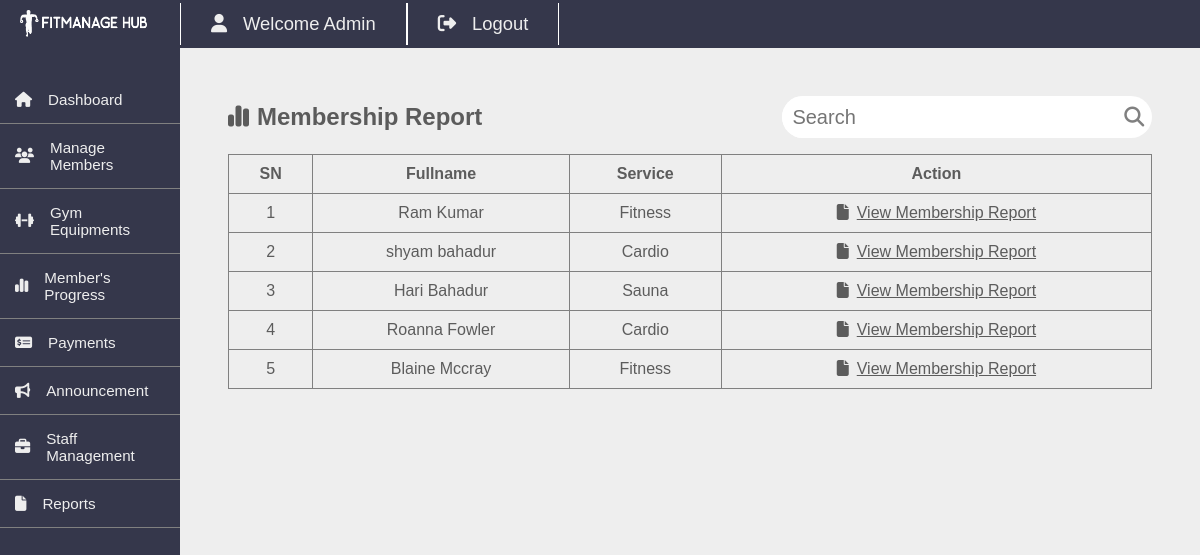
The app's page /admin/membership-report.php (signed in), older data.
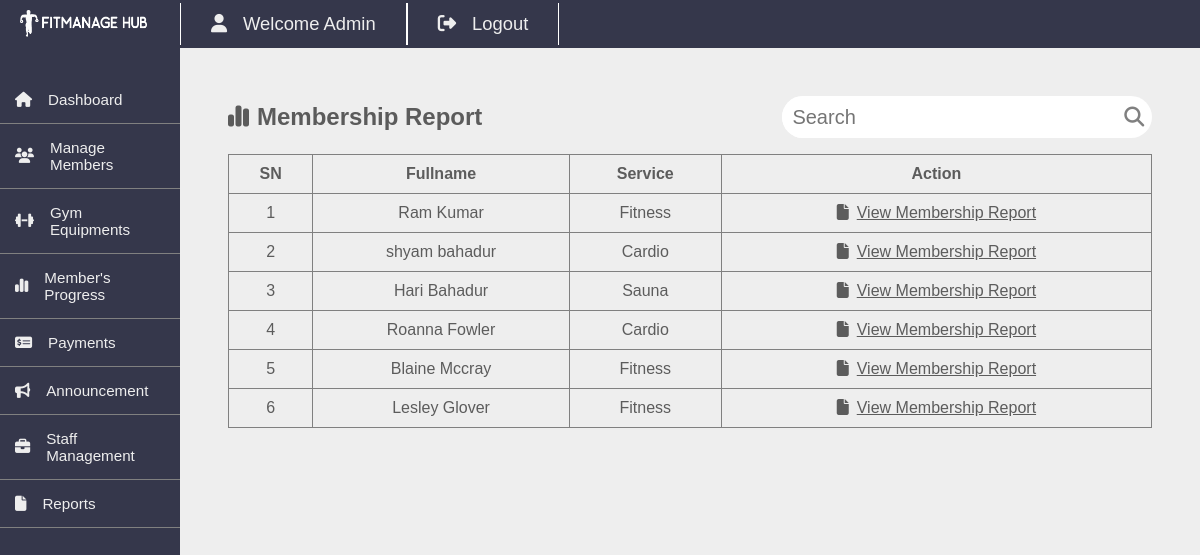
The same page, newer data.
### tables this page shows
CREATE TABLE `members` (
  `id` int(11) NOT NULL,
  `fullname` varchar(20) NOT NULL,
  `username` varchar(20) NOT NULL,
  `password` varchar(100) NOT NULL,
  `gender` varchar(20) NOT NULL,
  `dor` date NOT NULL,
  `services_id` int(11) NOT NULL,
  `plan` varchar(100) NOT NULL,
  `address` varchar(20) NOT NULL,
  `contact` varchar(10) NOT NULL,
  `status` varchar(20) NOT NULL DEFAULT 'Active',
  `reminder` int(11) NOT NULL DEFAULT 0,
  `pay_date` date NOT NULL,
  `plan_link` varchar(255) NOT NULL
);

CREATE TABLE `services` (
  `id` int(11) NOT NULL,
  `service_name` varchar(100) NOT NULL,
  `cost` int(11) NOT NULL
);

### admin/membership-report.php (the view, shortened to what this page needs)
<?php
include '../dbcon.php';
$sql="SELECT members.*, services.service_name
    FROM members
    LEFT JOIN services ON members.services_id=services.id";
$res=mysqli_query($conn,$sql);
$sn=1;
?>
<!DOCTYPE html>
<html lang="en">
    <head>
        <link rel="stylesheet" href="css/member-progress-report.css">
    </head>
    <body>
   <?php include 'includes/template.php'; ?>
<div class="content">
    <div class="heading">
    <h2><i class="fa-solid fa-chart-simple" style="margin-right: 0.5rem"></i>Membership Report</h2>
    <form action="membership-report.php" method="post" id="searchForm">
                <input type="text" id="searchField" placeholder="Search" name="search"
                    value="<?php echo isset($_POST['search']) ? htmlspecialchars($_POST['search']) : ''; ?>"
                    oninput="submitForm()">
                <button type="submit"><i class="fa-solid fa-search"></i></button>
            </form>
    </div>
    <table>
        <thead>
            <tr>
                <th>SN</th>
                <th>Fullname</th>
                <th>Service</th>
                <th>Action</th>
            </tr>
        </thead>
        <tbody>
            <?php while($user=mysqli_fetch_assoc($res)){ ?>
            <tr>
                <td><?=$sn++?></td>
                <td><?=$user['fullname']?></td>
                <td><?=$user['service_name']?></td>
                <td><a href="view-membership-report.php?id=<?=$user['id']?>"><i class="fa-solid fa-file" style="margin-right:0.5rem;"></i>View Membership Report</a></td>
            </tr>
            <?php } ?>
        </tbody>
    </table>
</div>
<?php include 'includes/footer.php'; ?>

Row changes from the older to the newer data that the page shows:
added members: fullname "Lesley Glover", services.service_name "Fitness"
